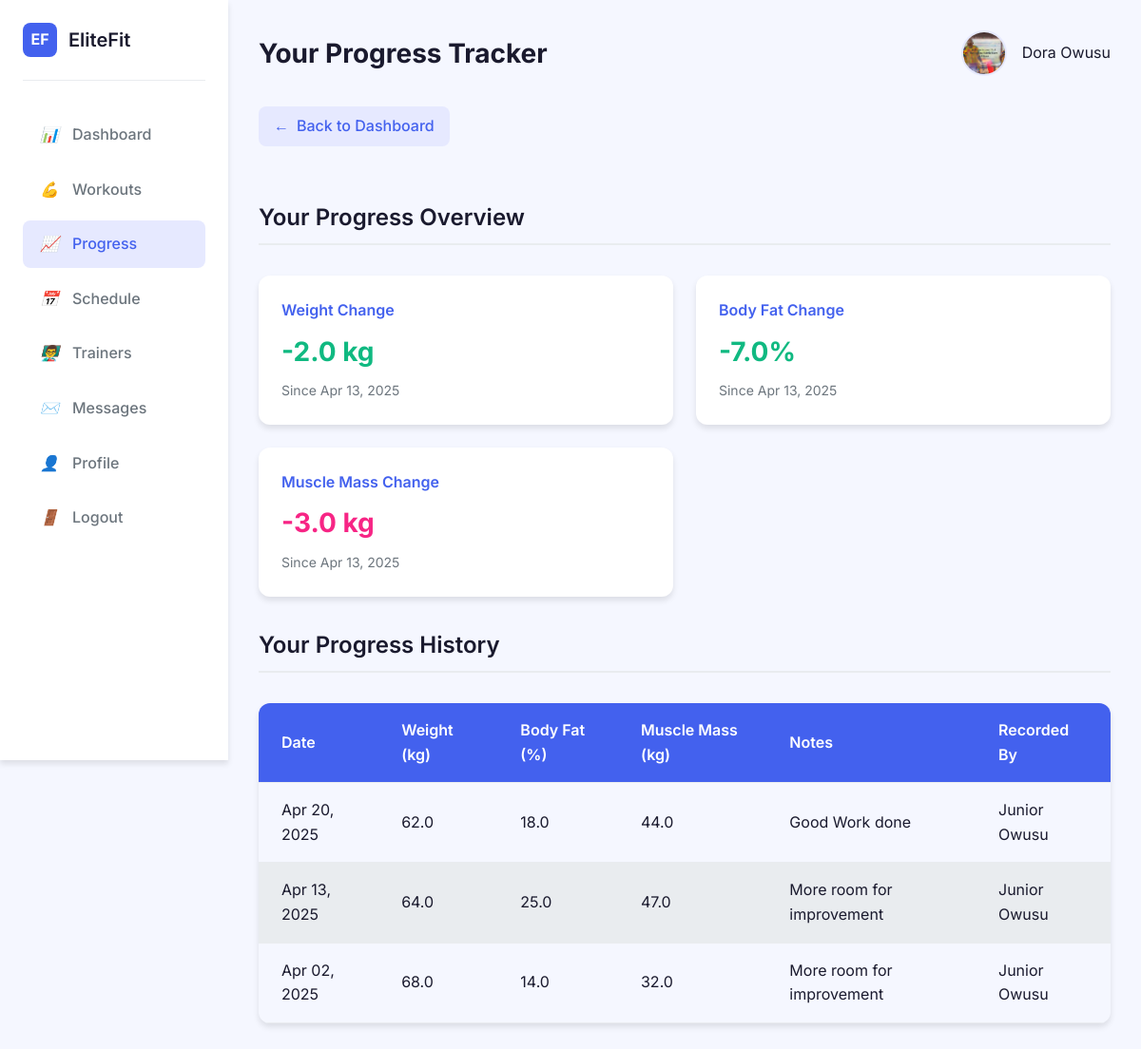
The app's page /member/actions/progress_tracker.php (signed in) with its own data.
### tables this page shows
CREATE TABLE IF NOT EXISTS `users` (
  `user_id` int NOT NULL AUTO_INCREMENT,
  `first_name` varchar(50) NOT NULL,
  `last_name` varchar(50) NOT NULL,
  `email` varchar(100) NOT NULL,
  `contact_number` varchar(15) NOT NULL,
  `password_hash` varchar(255) NOT NULL,
  `role` enum('member','trainer','admin','equipment_manager') NOT NULL DEFAULT 'member',
  `location` varchar(50) DEFAULT NULL,
  `gender` enum('male','female','other') DEFAULT NULL,
  `date_of_birth` date DEFAULT NULL,
  `profile_picture` varchar(255) DEFAULT NULL,
  `date_registered` timestamp NULL DEFAULT CURRENT_TIMESTAMP,
  `is_active` tinyint(1) DEFAULT '1',
  `is_verified` tinyint(1) DEFAULT '0',
  `verify_token` varchar(64) DEFAULT NULL,
  `token_expires` datetime DEFAULT NULL,
  `is_archived` tinyint(1) DEFAULT '0',
  `archived_at` datetime DEFAULT NULL,
  `reset_token` varchar(255) DEFAULT NULL,
  `reset_expires` datetime DEFAULT NULL,
  `password_otp_hash` varchar(255) DEFAULT NULL,
  `password_otp_expires` datetime DEFAULT NULL,
  `password_otp_attempts` int DEFAULT '0',
  PRIMARY KEY (`user_id`),
  UNIQUE KEY `email` (`email`),
  UNIQUE KEY `contact_number` (`contact_number`)
);

CREATE TABLE IF NOT EXISTS `progress_tracking` (
  `track_id` int NOT NULL AUTO_INCREMENT,
  `member_id` int DEFAULT NULL,
  `trainer_id` int DEFAULT NULL,
  `measurement_date` date NOT NULL,
  `weight` decimal(5,2) DEFAULT NULL,
  `body_fat` decimal(5,2) DEFAULT NULL,
  `muscle_mass` decimal(5,2) DEFAULT NULL,
  `notes` text,
  PRIMARY KEY (`track_id`),
  KEY `member_id` (`member_id`),
  KEY `trainer_id` (`trainer_id`)
);

### member/actions/progress_tracker.php (the view, shortened to what this page needs)
<?php
$member_id = $_SESSION['user_id'];
$progress_sql = "SELECT pt.*, u.first_name as trainer_first_name, u.last_name as trainer_last_name
                FROM progress_tracking pt
                JOIN users u ON pt.trainer_id = u.user_id
                WHERE pt.member_id = ?
                ORDER BY pt.measurement_date DESC";
$progress_stmt = $conn->prepare($progress_sql);
$progress_stmt->bind_param("i", $member_id);
$progress_stmt->execute();
$progress_result = $progress_stmt->get_result();
$progress_records = $progress_result->fetch_all(MYSQLI_ASSOC);
$progress_stats = [];
if (count($progress_records) >= 2) {
    $latest = $progress_records[0];
    $previous = $progress_records[1];
    $progress_stats = [
        'weight_diff' => $latest['weight'] - $previous['weight'],
        'body_fat_diff' => $latest['body_fat'] - $previous['body_fat'],
        'muscle_mass_diff' => $latest['muscle_mass'] - $previous['muscle_mass']
    ];
}
$user_sql = "SELECT first_name, last_name, profile_picture FROM users WHERE user_id = ?";
$user_stmt = $conn->prepare($user_sql);
$user_stmt->bind_param("i", $member_id);
$user_stmt->execute();
$user_result = $user_stmt->get_result();
$user = $user_result->fetch_assoc();
?>
<!DOCTYPE html>
<html lang="en">
<head>
</head>
<body>
    <div class="dashboard-container">
        <aside class="sidebar">
            <div class="brand">
                <div class="brand-logo">EF</div>
                <div class="brand-name">EliteFit</div>
            </div>
            <nav class="nav-menu">
                <a href="../dashboard.php" class="nav-item">
                    <i>📊</i> Dashboard
                </a>
                <a href="workout_plans.php" class="nav-item">
                    <i>💪</i> Workouts
                </a>
                <a href="#" class="nav-item active">
                    <i>📈</i> Progress
                </a>
                <a href="schedule.php" class="nav-item">
                    <i>📅</i> Schedule
                </a>
                <a href="trainers.php" class="nav-item">
                    <i>👨‍🏫</i> Trainers
                </a>
                <a href="../messages.php" class="nav-item">
                    <i>✉️</i> Messages
                </a>
                <a href="edit_profile.php" class="nav-item">
                    <i>👤</i> Profile
                </a>
                <a href="../logout.php" class="nav-item">
                    <i>🚪</i> Logout
                </a>
            </nav>
        </aside>
        <main class="main-content">
            <header class="header">
                <div class="page-title">
                    <h1>Your Progress Tracker</h1>
                </div>
                <div class="user-profile">
                    <?php if (!empty($user['profile_picture'])): ?>
                        <img src="<?= '../../' . htmlspecialchars($user['profile_picture']) ?>" class="profile-pic" alt="Profile Picture">
                    <?php else: ?>
                        <div class="profile-pic" style="background: #ccc; display: flex; align-items: center; justify-content: center;">
                            <span style="font-size: 20px;">👤</span>
                        </div>
                    <?php endif; ?>
                    <div class="profile-info">
                        <span class="profile-name">
                            <?= htmlspecialchars(($user['first_name'] ?? '') . ' ' . ($user['last_name'] ?? '')) ?>
                        </span>
                    </div>
                </div>
            </header>
            <a href="../dashboard.php" class="back-btn">
                <span>←</span> Back to Dashboard
            </a>
            <?php if (!empty($progress_records)): ?>
                <h2 class="section-title">Your Progress Overview</h2>
                <div class="progress-indicator">
                    <div class="progress-card">
                        <div class="progress-title">Weight Change</div>
                        <?php if (count($progress_records) >= 2): ?>
                            <div class="progress-value <?= $progress_stats['weight_diff'] < 0 ? 'progress-positive' : ($progress_stats['weight_diff'] > 0 ? 'progress-negative' : 'progress-neutral') ?>">
                                <?= number_format($progress_stats['weight_diff'], 1) ?> kg
                            </div>
                            <div class="progress-meta">Since <?= date('M j, Y', strtotime($previous['measurement_date'])) ?></div>
                        <?php else: ?>
                            <div class="progress-value">Initial Measurement</div>
                            <div class="progress-meta">More data needed for comparison</div>
                        <?php endif; ?>
                    </div>
                    <div class="progress-card">
                        <div class="progress-title">Body Fat Change</div>
                        <?php if (count($progress_records) >= 2): ?>
                            <div class="progress-value <?= $progress_stats['body_fat_diff'] < 0 ? 'progress-positive' : ($progress_stats['body_fat_diff'] > 0 ? 'progress-negative' : 'progress-neutral') ?>">
                                <?= number_format($progress_stats['body_fat_diff'], 1) ?>%
                            </div>
                            <div class="progress-meta">Since <?= date('M j, Y', strtotime($previous['measurement_date'])) ?></div>
                        <?php else: ?>
                            <div class="progress-value">Initial Measurement</div>
                            <div class="progress-meta">More data needed for comparison</div>
                        <?php endif; ?>
                    </div>
                    <div class="progress-card">
                        <div class="progress-title">Muscle Mass Change</div>
                        <?php if (count($progress_records) >= 2): ?>
                            <div class="progress-value <?= $progress_stats['muscle_mass_diff'] > 0 ? 'progress-positive' : ($progress_stats['muscle_mass_diff'] < 0 ? 'progress-negative' : 'progress-neutral') ?>">
                                <?= number_format($progress_stats['muscle_mass_diff'], 1) ?> kg
                            </div>
                            <div class="progress-meta">Since <?= date('M j, Y', strtotime($previous['measurement_date'])) ?></div>
                        <?php else: ?>
                            <div class="progress-value">Initial Measurement</div>
                            <div class="progress-meta">More data needed for comparison</div>
                        <?php endif; ?>
                    </div>
                </div>
                <h2 class="section-title">Your Progress History</h2>
                <table>
                    <thead>
                        <tr>
                            <th>Date</th>
                            <th>Weight (kg)</th>
                            <th>Body Fat (%)</th>
                            <th>Muscle Mass (kg)</th>
                            <th>Notes</th>
                            <th>Recorded By</th>
                        </tr>
                    </thead>
                    <tbody>
                        <?php foreach ($progress_records as $record): ?>
                            <tr>
                                <td><?= date('M d, Y', strtotime($record['measurement_date'])) ?></td>
                                <td><?= number_format($record['weight'], 1) ?></td>
                                <td><?= number_format($record['body_fat'], 1) ?></td>
                                <td><?= number_format($record['muscle_mass'], 1) ?></td>
                                <td><?= htmlspecialchars($record['notes']) ?></td>
                                <td><?= htmlspecialchars($record['trainer_first_name'] . ' ' . $record['trainer_last_name']) ?></td>
                            </tr>
                        <?php endforeach; ?>
                    </tbody>
                </table>
            <?php endif; ?>
        </main>
    </div>
</body>
</html>

### member/actions/progress_tracker.php (style rules this page uses)
:root { --primary: #4361ee; --primary-light: #e6e9ff; --secondary: #3f37c9; --dark: #1a1a2e; --light: #f8f9fa; --success: #4cc9f0; --warning: #f8961e; --danger: #f72585; --gray: #6c757d; --gray-light: #e9ecef; --white: #ffffff; --shadow: 0 4px 6px rgba(0, 0, 0, 0.1); --shadow-lg: 0 10px 15px rgba(0, 0, 0, 0.1); --radius: 12px; --radius-sm: 8px; --transition: all 0.3s ease; }
* { margin: 0; padding: 0; box-sizing: border-box; }
body { font-family: 'Inter', sans-serif; background-color: #f5f7ff; color: var(--dark); line-height: 1.6; }
.dashboard-container { display: grid; grid-template-columns: 240px 1fr; min-height: 100vh; }
.sidebar { background: var(--white); box-shadow: var(--shadow); padding: 1.5rem; position: sticky; top: 0; height: 100vh; }
.brand { display: flex; align-items: center; gap: 0.75rem; margin-bottom: 2rem; padding-bottom: 1.5rem; border-bottom: 1px solid var(--gray-light); }
.brand-logo { width: 36px; height: 36px; background: var(--primary); border-radius: 8px; display: flex; align-items: center; justify-content: center; color: white; font-weight: bold; }
.brand-name { font-weight: 600; font-size: 1.25rem; }
.nav-menu { display: flex; flex-direction: column; gap: 0.5rem; }
.nav-item { padding: 0.75rem 1rem; border-radius: var(--radius-sm); display: flex; align-items: center; gap: 0.75rem; text-decoration: none; color: var(--gray); font-weight: 500; transition: var(--transition); }
.nav-item:hover, .nav-item.active { background: var(--primary-light); color: var(--primary); }
.nav-item i { width: 24px; text-align: center; }
.main-content { padding: 2rem; }
.header { display: flex; justify-content: space-between; align-items: center; margin-bottom: 2rem; }
.page-title h1 { font-size: 1.75rem; font-weight: 700; color: var(--dark); }
.user-profile { display: flex; align-items: center; gap: 1rem; }
.profile-pic { width: 48px; height: 48px; border-radius: 50%; object-fit: cover; border: 2px solid var(--primary-light); }
.section-title { font-size: 1.5rem; font-weight: 600; color: var(--dark); margin: 2rem 0 1.5rem; padding-bottom: 0.5rem; border-bottom: 2px solid var(--gray-light); }
.progress-indicator { display: grid; grid-template-columns: repeat(auto-fit, minmax(300px, 1fr)); gap: 1.5rem; margin: 2rem 0; }
.progress-card { background: var(--white); border-radius: var(--radius); padding: 1.5rem; box-shadow: var(--shadow); transition: var(--transition); }
.progress-title { font-weight: 600; margin-bottom: 0.5rem; color: var(--primary); }
.progress-value { font-size: 1.75rem; font-weight: 700; margin: 0.5rem 0; }
.progress-positive { color: #10b981; }
.progress-negative { color: var(--danger); }
.progress-meta { font-size: 0.875rem; color: var(--gray); }
table { width: 100%; border-collapse: collapse; margin: 2rem 0; box-shadow: var(--shadow); border-radius: var(--radius); overflow: hidden; }
th, td { padding: 1rem 1.5rem; text-align: left; border-bottom: 1px solid var(--gray-light); }
th { background-color: var(--primary); color: var(--white); font-weight: 600; }
tr:nth-child(even) { background-color: var(--gray-light); }
.back-btn { display: inline-flex; align-items: center; gap: 0.5rem; padding: 0.5rem 1rem; background: var(--primary-light); color: var(--primary); border-radius: var(--radius-sm); text-decoration: none; font-weight: 500; transition: var(--transition); margin-bottom: 1.5rem; }

### records on screen
users: profile_picture (picture), first_name+last_name "Dora Owusu"
progress_tracking: measurement_date "Apr 13, 2025", weight "64.0", body_fat "25.0", muscle_mass "47.0", notes "More room for improvement", users.first_name+last_name "Junior Owusu"
progress_tracking: measurement_date "Apr 20, 2025", weight "62.0", body_fat "18.0", muscle_mass "44.0", notes "Good Work done", users.first_name+last_name "Junior Owusu"
progress_tracking: measurement_date "Apr 02, 2025", weight "68.0", body_fat "14.0", muscle_mass "32.0", notes "More room for improvement", users.first_name+last_name "Junior Owusu"

### other values on screen
$progress_stats['weight_diff'] "-2.0"
$progress_stats['body_fat_diff'] "-7.0"
$progress_stats['muscle_mass_diff'] "-3.0"
